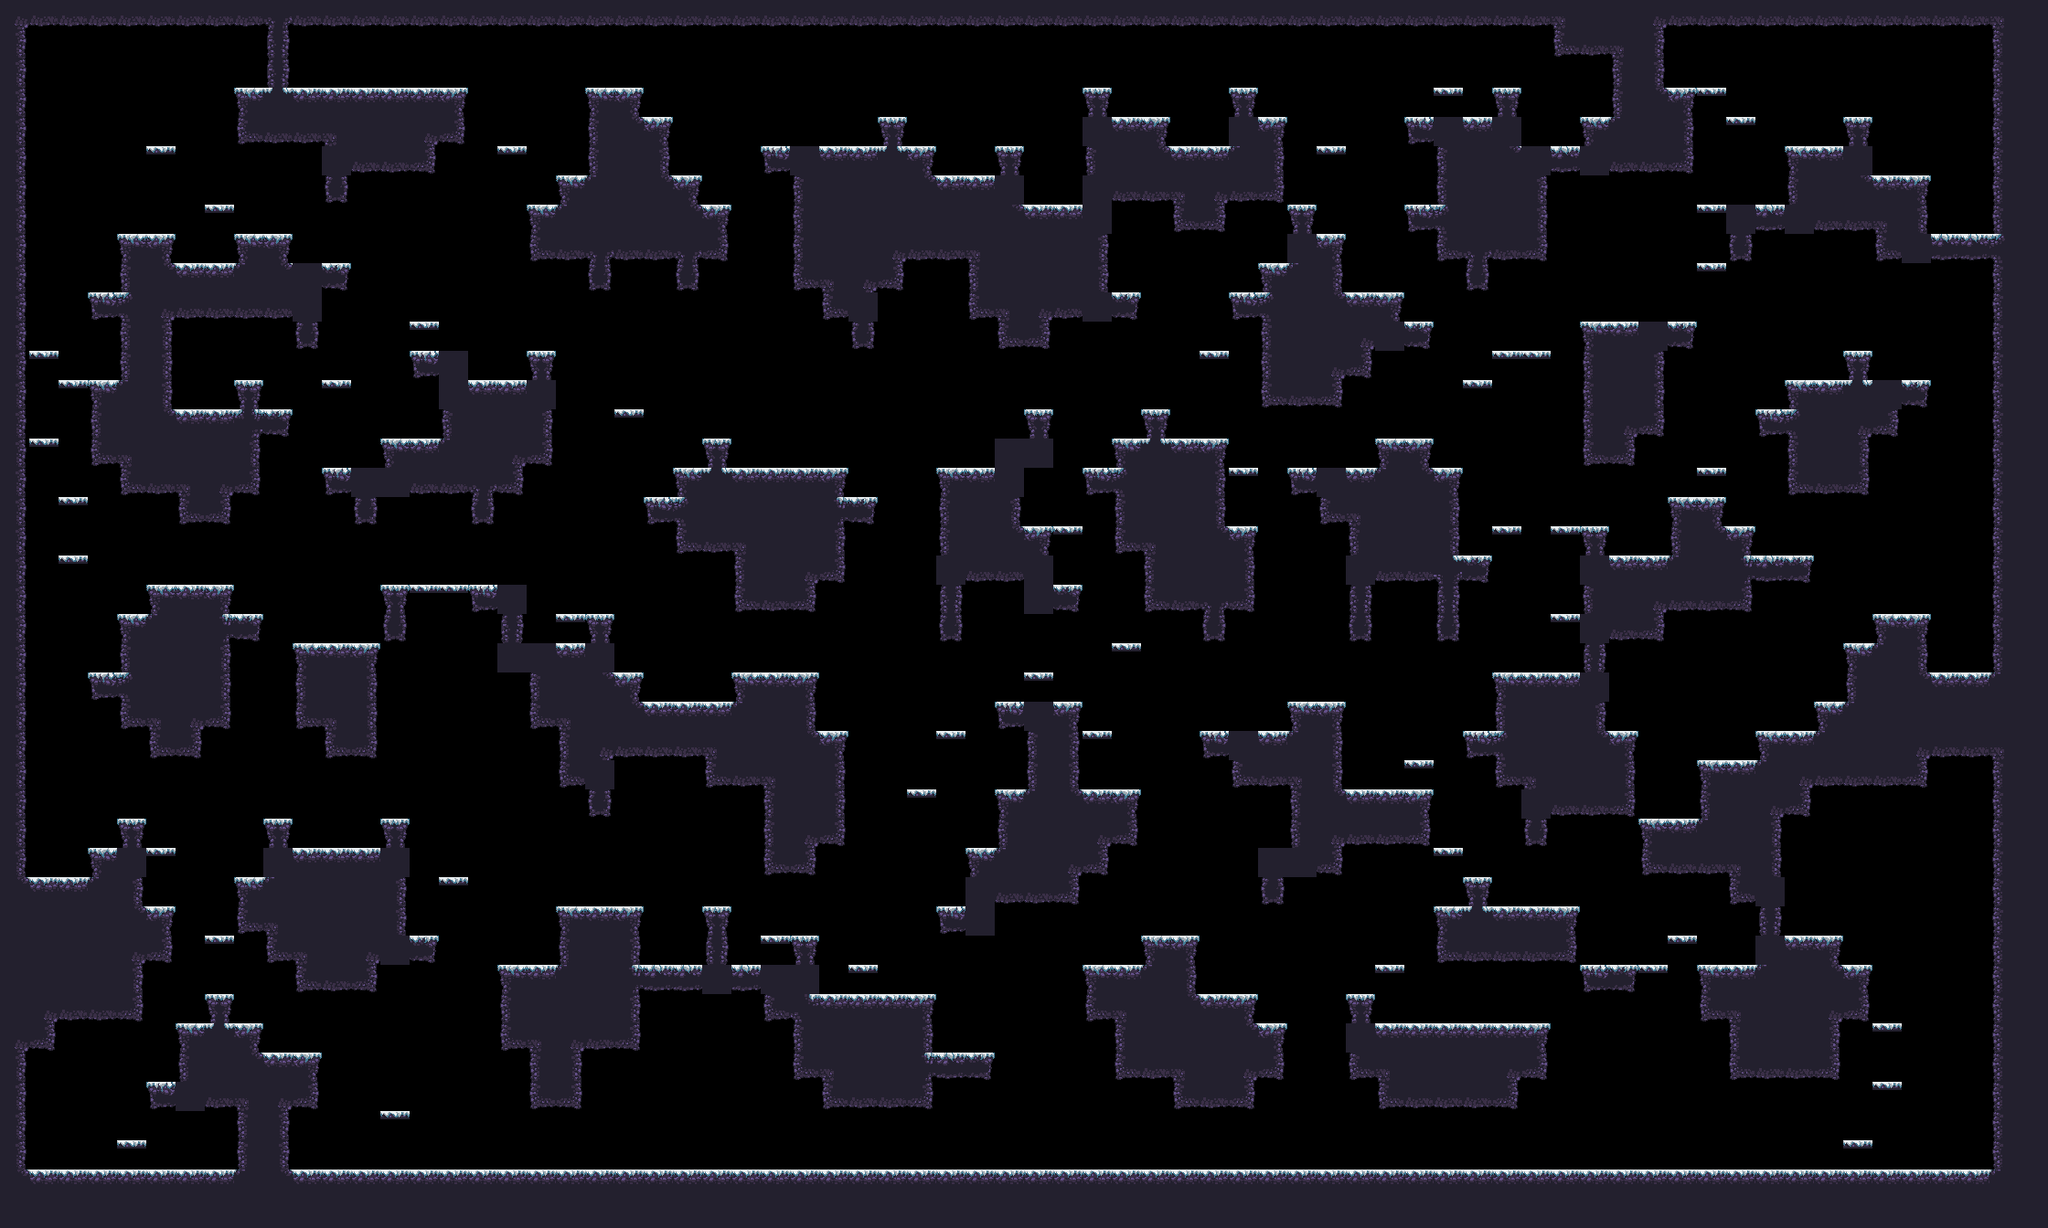

A 2D game scene composited from a Tiled map and its tileset images. What follows is a short description and the map's XML, with each tile layer's data collapsed to a summary:
An orthogonal 70x42 tile map with 32x32 px tiles, 1 tile layer (main) and 17 objects (9x spawn, spawnPlayer0, spawnCrown0, spawnPlayer1, spawnCrown1, ...).

<map compressionlevel="0" height="42" infinite="0" nextlayerid="3" nextobjectid="4" orientation="orthogonal" renderorder="right-down" tiledversion="1.3.2" tileheight="32" tilewidth="32" version="1.2" width="70">
 <tileset firstgid="1" source="forest_winter_tile_set.tsx" />
 <layer height="42" id="1" name="main" width="70">
  <data>[2940 cells, 1256 non-empty, 27 distinct tile ids]</data>
 </layer>
 <objectgroup id="2" name="objects"><object id="1" name="spawnPlayer0" x="160" y="208.0" /><object id="2" name="spawnCrown0" x="224" y="240.0" /><object id="3" name="spawnPlayer1" x="2080" y="144.0" /><object id="4" name="spawnCrown1" x="2016" y="80.0" /><object id="5" name="spawnPlayer2" x="128" y="1232.0" /><object id="6" name="spawnCrown2" x="128" y="1232.0" /><object id="7" name="spawnPlayer3" x="2144" y="1232.0" /><object id="8" name="spawnCrown3" x="2112" y="1232.0" /><object id="9" name="spawn" x="1760" y="1232.0" /><object id="10" name="spawn" x="640" y="624.0" /><object id="11" name="spawn" x="800" y="176.0" /><object id="12" name="spawn" x="768" y="720.0" /><object id="13" name="spawn" x="1216" y="1008.0" /><object id="14" name="spawn" x="576" y="176.0" /><object id="15" name="spawn" x="768" y="720.0" /><object id="16" name="spawn" x="1504" y="816.0" /><object id="17" name="spawn" x="1216" y="816.0" /></objectgroup></map>
